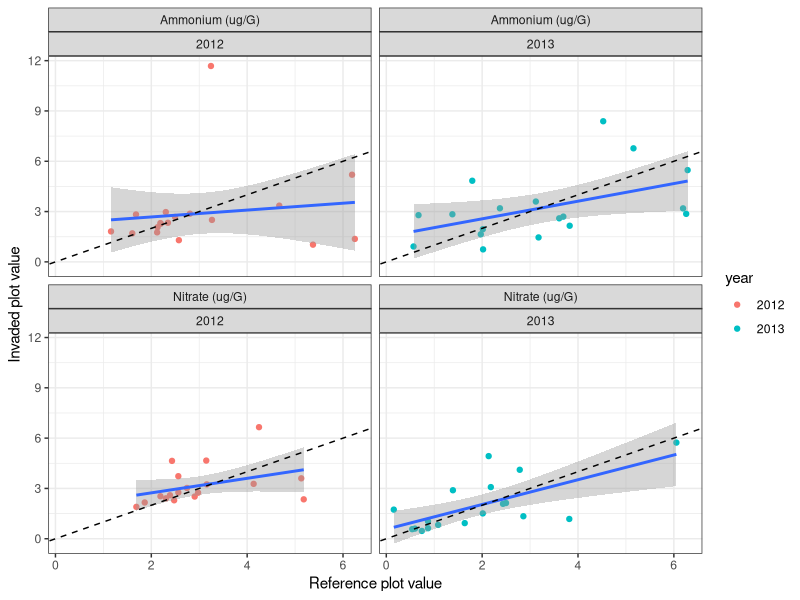
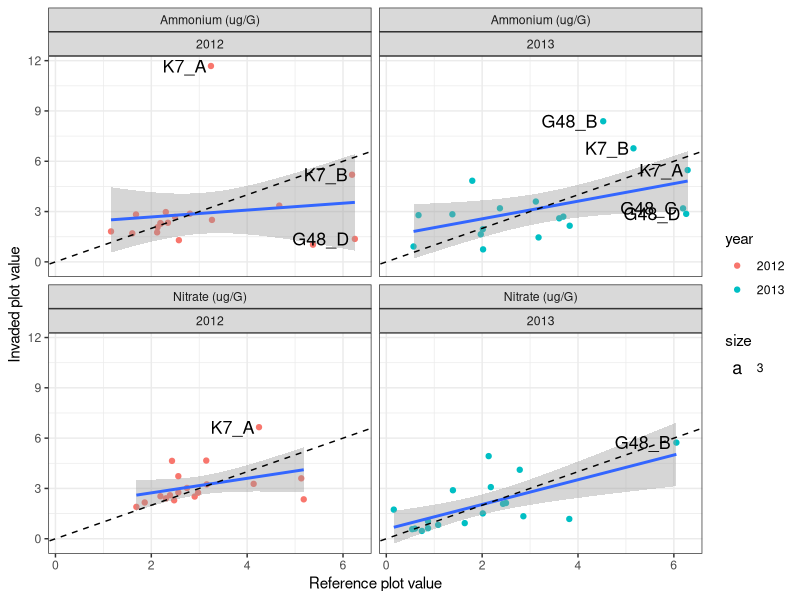
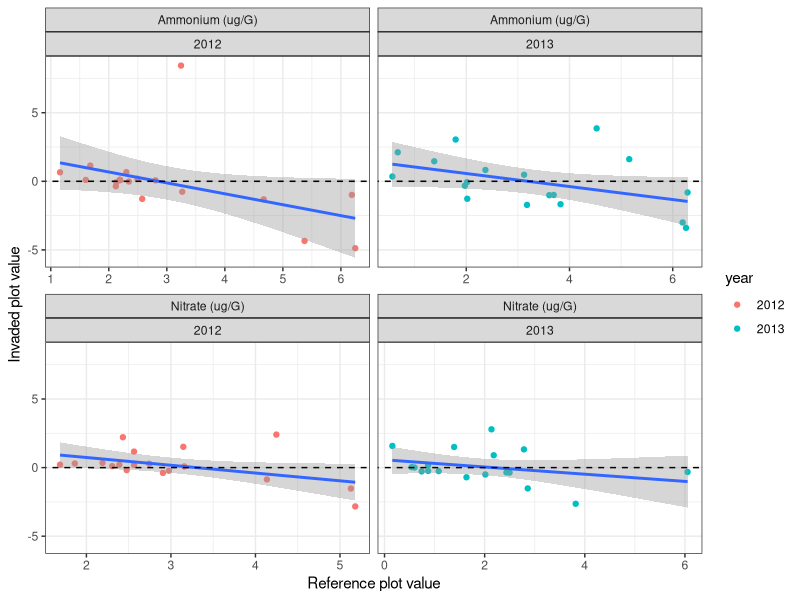
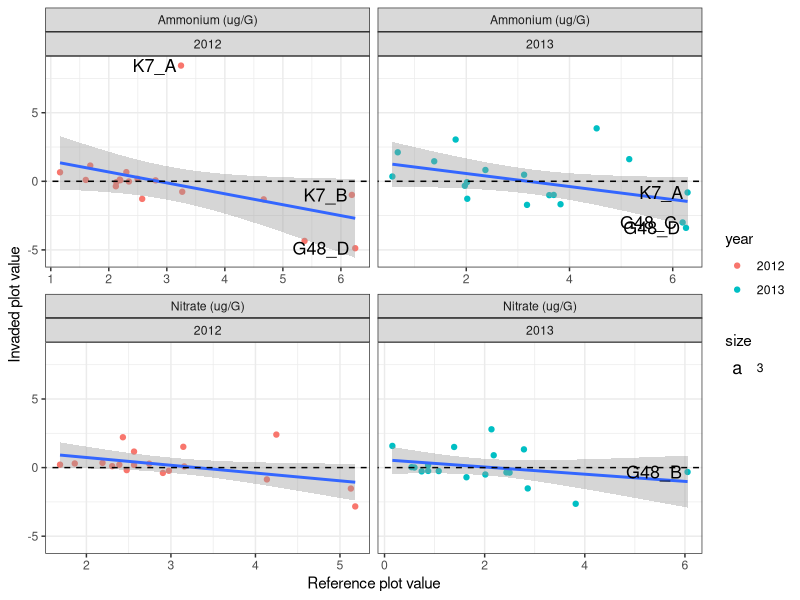
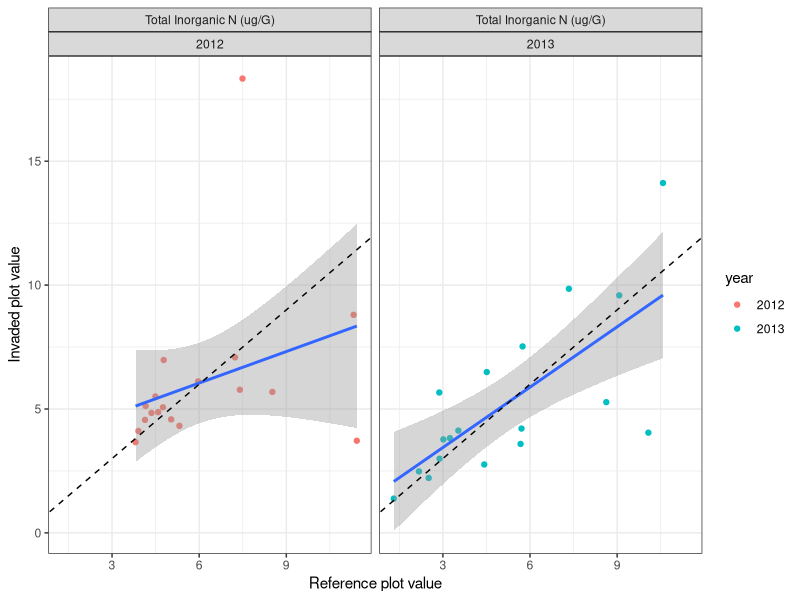
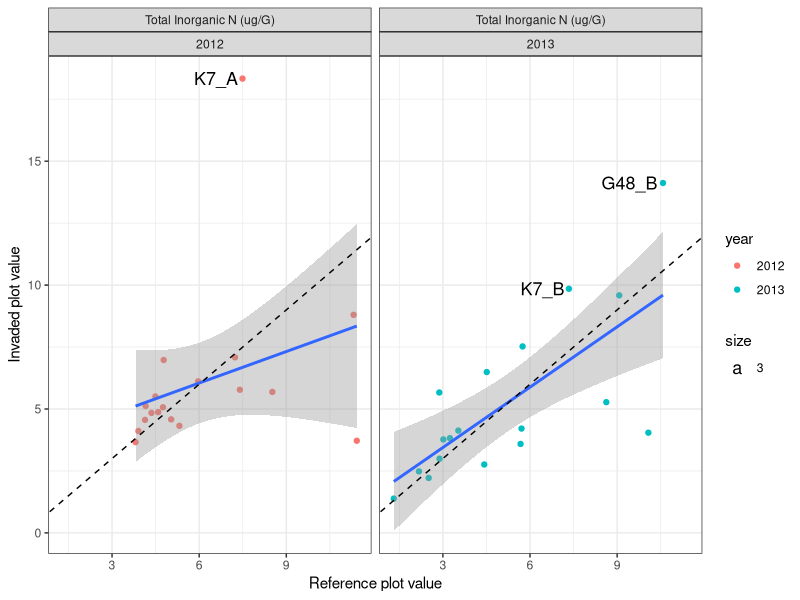
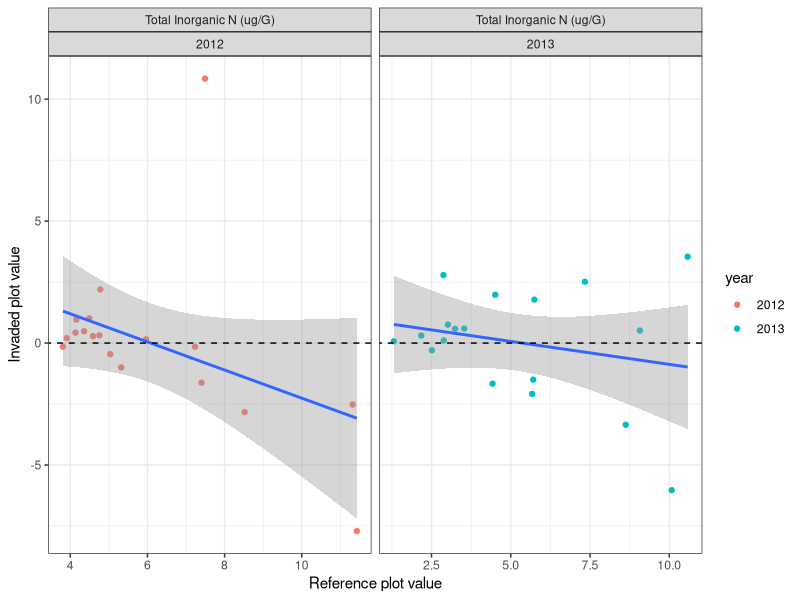
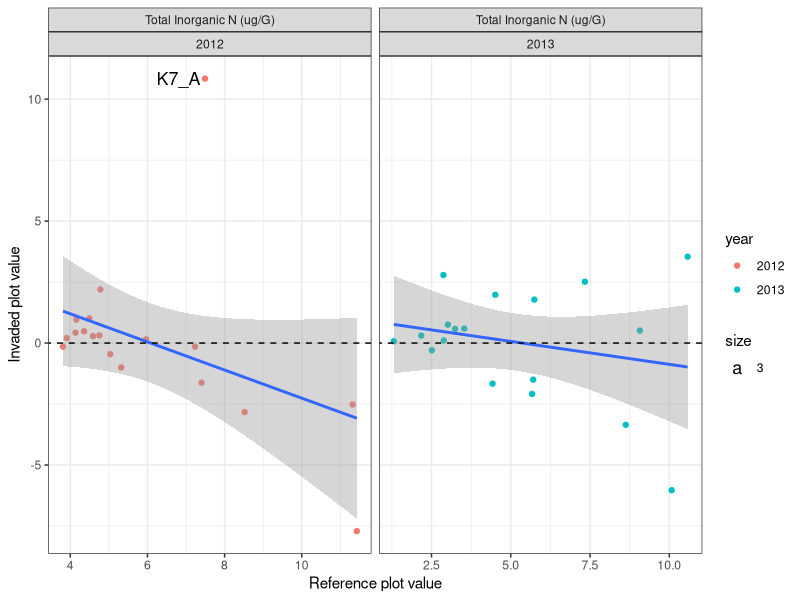

These figures' R source, in order:
#question2.R
#files needed: tab-delim files in 'e8DataPackage_080314_clean' folder
#question2: How does reference nutrient availability correlate with invaded nutrient availability across sites?

library(ggplot2); theme_set(theme_bw())
library(dplyr)
library(reshape2)
library(doBy)
#########################################################
#load data

#soil data (sd)
sd<-read.table("e8DataPackage_080314_clean/e8_plothalfSoilData_clean.txt",header=TRUE,sep="\t")
sd_dic<-read.table("e8DataPackage_080314_clean/e8_plothalfSoilData_dictionary_clean.txt",header=TRUE,sep="\t")

#veg data (vd)
vd<-read.table("e8DataPackage_080314_clean/e8_plothalfVegData_clean.txt",header=TRUE,sep="\t")
vd_dic<-read.table("e8DataPackage_080314_clean/e8_plothalfVegData_dictionary_clean.txt",header=TRUE,sep="\t")

#########################################################
#Make dataframe to plot: invader biomass vs native subplot resource availability

#pull out the top depth
sdt<-filter(sd,depth == "T") 

#pick out the columns of interest
colnames(sdt)
sdf<-sdt[,c('plotname','year','inv','nhi','noi','toti')]

#Make dataframes to plot 1) nhi, noi and 2) toti
colnames(sdf)
##for nhi and noi
sdf.n<-melt(sdf, measure.var=c('nhi','noi'))
sdf.n$year<-as.factor(sdf.n$year)
sdf.nN<-filter(sdf.n,inv == "N") 
sdf.nI<-filter(sdf.n,inv == "I") 
s.n<-data.frame(sdf.nN[,c('plotname','year','variable')], nat.vals=sdf.nN[,'value'], inv.vals=sdf.nI[,'value'])
head(s.n)
##for toti
sdf.t<-melt(sdf, measure.var=c('toti'))
sdf.t$year<-as.factor(sdf.t$year)
sdf.tN<-filter(sdf.t,inv == "N") 
sdf.tI<-filter(sdf.t,inv == "I") 
s.t<-data.frame(sdf.tN[,c('plotname','year','variable')], nat.vals=sdf.tN[,'value'], inv.vals=sdf.tI[,'value'])
head(s.t)

#Fxn to rename variables for ggplot
PrettyVaribNames<-function(df, prettynames, vars){
  prettydf <- df
  for (i in 1:length(vars)){
    levels(prettydf$variable)[levels(prettydf$variable)==vars[i]] <- prettynames[i]
  }
  return (prettydf)
}

#Provide pretty varibale names using fxn
prettynames<-c("Ammonium (ug/G)","Nitrate (ug/G)","Total Inorganic N (ug/G)","Nitrification (ug/G*d)","Mineralization (ug/G*d)","Soil Moisture (%)") #for all
vars<-c('nhi','noi','toti','nitrifd','minzd','soilmoi') #for all
s.n.pretty<-PrettyVaribNames(s.n, prettynames, vars) #for plot with nhi and noi
s.t.pretty<-PrettyVaribNames(s.t, prettynames, vars) #for plot with toti

#Ammonium and Nitrate
##slope = 0
p2.n<-ggplot(s.n.pretty,aes(s.n.pretty, x=nat.vals, y = inv.vals)) + geom_point(aes(color=year)) + facet_wrap(~variable+year, scales='fixed', ncol=2) + xlab("Reference plot value") + ylab("Invaded plot value") + geom_smooth(method='lm',se=T) + geom_abline(intercept=0, slope=1, lty=2, color=1)
p2.n
#p2.n + geom_text(aes(label=plotname),hjust=1.1, size=3)
p2.n + geom_text(aes(label=ifelse((nat.vals>4*IQR(nat.vals)|inv.vals>4*IQR(inv.vals)),as.character(plotname)," "), hjust=1.1, size=3)) #label outliers
##slope = 1
s.n.pretty1<-transform(s.n.pretty,inv.vals=inv.vals-s.n.pretty$nat.vals)
p3.n<-ggplot(s.n.pretty1,aes(s.n.pretty1, x=nat.vals, y = inv.vals)) + geom_point(aes(color=year)) + facet_wrap(~variable+year, scales='free_x', ncol=2) + xlab("Reference plot value") + ylab("Invaded plot value") + geom_smooth(method='lm',se=T) + geom_abline(intercept=0, slope=0, lty=2, color=1)
p3.n
#p3 + geom_text(aes(label=plotname), hjust=1.1, size=3)
p3.n + geom_text(aes(label=ifelse((nat.vals>4*IQR(nat.vals)|inv.vals>4*IQR(inv.vals)),as.character(plotname)," "), hjust=1.1, size=3)) #label outliers

#Total Inorganic N
##slope = 0
p2.t<-ggplot(s.t.pretty,aes(s.t.pretty, x=nat.vals, y = inv.vals)) + geom_point(aes(color=year)) + facet_wrap(~variable+year, scales='fixed', ncol=2) + xlab("Reference plot value") + ylab("Invaded plot value") + geom_smooth(method='lm',se=T) + geom_abline(intercept=0, slope=1, lty=2, color=1)
p2.t
#p2.t + geom_text(aes(label=plotname),hjust=1.1, size=3)
p2.t + geom_text(aes(label=ifelse((nat.vals>4*IQR(nat.vals)|inv.vals>4*IQR(inv.vals)),as.character(plotname)," "), hjust=1.1, size=3)) #label outliers
##slope = 1
s.t.pretty1<-transform(s.t.pretty,inv.vals=inv.vals-s.t.pretty$nat.vals)
p3.t<-ggplot(s.t.pretty1,aes(s.t.pretty1, x=nat.vals, y = inv.vals)) + geom_point(aes(color=year)) + facet_wrap(~variable+year, scales='free_x', ncol=2) + xlab("Reference plot value") + ylab("Invaded plot value") + geom_smooth(method='lm',se=T) + geom_abline(intercept=0, slope=0, lty=2, color=1)
p3.t
#p3 + geom_text(aes(label=plotname), hjust=1.1, size=3)
p3.t + geom_text(aes(label=ifelse((nat.vals>4*IQR(nat.vals)|inv.vals>4*IQR(inv.vals)),as.character(plotname)," "), hjust=1.1, size=3)) #label outliers

#REMOVE OUTLIER 2012_K7_A

#Ammonium and Nitrate
##remove outlier
s.n.prettyOL<-s.n.pretty
s.n.prettyOL[s.n.prettyOL$plotname=='K7_A' & s.n.prettyOL$year=='2012',c('nat.vals','inv.vals')]<-NA #exclude 2012_K7_A
##slope = 0
p2.nOL<-ggplot(s.n.prettyOL,aes(s.n.prettyOL, x=nat.vals, y = inv.vals)) + geom_point(aes(color=year)) + facet_wrap(~variable+year, scales='fixed', ncol=2) + xlab("Reference plot value") + ylab("Invaded plot value") + geom_smooth(method='lm',se=T) + geom_abline(intercept=0, slope=1, lty=2, color=1)
p2.nOL
#p2.n + geom_text(aes(label=plotname),hjust=1.1, size=3)
p2.nOL + geom_text(aes(label=ifelse((nat.vals>4*IQR(nat.vals, na.rm=T)|inv.vals>4*IQR(inv.vals, na.rm=T)),as.character(plotname)," "), hjust=1.1, size=3)) +
  scale_x_continuous(limits=c(0,7)) +
  scale_y_continuous(limits=c(0,7)) #label outliers
##slope = 1
s.n.pretty1OL<-transform(s.n.prettyOL,inv.vals=inv.vals-s.n.prettyOL$nat.vals)
p3.nOL<-ggplot(s.n.pretty1OL,aes(s.n.pretty1OL, x=nat.vals, y = inv.vals)) + geom_point(aes(color=year)) + facet_wrap(~variable+year, scales='fixed', ncol=2) + xlab("Reference plot value") + ylab("Invaded plot value") + geom_smooth(method='lm',se=T) + geom_abline(intercept=0, slope=0, lty=2, color=1)
p3.nOL
#p3 + geom_text(aes(label=plotname), hjust=1.1, size=3)
p3.nOL + geom_text(aes(label=ifelse((nat.vals>4*IQR(nat.vals, na.rm=T)|inv.vals>4*IQR(inv.vals, na.rm=T)),as.character(plotname)," "), hjust=1.1, size=3)) +
  scale_x_continuous(limits=c(0,7)) #label outliers

#Total Inorganic N
##remove outlier
s.t.prettyOL<-s.t.pretty
s.t.prettyOL[s.t.prettyOL$plotname=='K7_A' & s.t.prettyOL$year=='2012',c('nat.vals','inv.vals')]<-NA #exclude 2012_K7_A
##slope = 0
p2.tOL<-ggplot(s.t.prettyOL,aes(s.t.prettyOL, x=nat.vals, y = inv.vals)) + geom_point(aes(color=year)) + facet_wrap(~variable+year, scales='fixed', ncol=2) + xlab("Reference plot value") + ylab("Invaded plot value") + geom_smooth(method='lm',se=T) + geom_abline(intercept=0, slope=1, lty=2, color=1)
p2.tOL
#p2.t + geom_text(aes(label=plotname),hjust=1.1, size=3)
p2.tOL + geom_text(aes(label=ifelse((nat.vals>4*IQR(nat.vals, na.rm=T)|inv.vals>4*IQR(inv.vals, na.rm=T)),as.character(plotname)," "), hjust=1.1, size=3)) + 
  scale_x_continuous(limits=c(0,11)) +
  scale_y_continuous(limits=c(0,11)) #label outliers
##slope = 1
s.t.pretty1OL<-transform(s.t.prettyOL,inv.vals=inv.vals-s.t.prettyOL$nat.vals)
p3.tOL<-ggplot(s.t.pretty1OL,aes(s.t.pretty1OL, x=nat.vals, y = inv.vals)) + geom_point(aes(color=year)) + facet_wrap(~variable+year, scales='fixed', ncol=2) + xlab("Reference plot value") + ylab("Invaded plot value") + geom_smooth(method='lm',se=T) + geom_abline(intercept=0, slope=0, lty=2, color=1)
p3.tOL
#p3 + geom_text(aes(label=plotname), hjust=1.1, size=3)
p3.tOL + geom_text(aes(label=ifelse((nat.vals>4*IQR(nat.vals, na.rm=T)|inv.vals>4*IQR(inv.vals, na.rm=T)),as.character(plotname)," "), hjust=1.1, size=3)) +
  scale_x_continuous(limits=c(0,11)) #label outliers


##########################
#linear model

#Fxn to calc pvals and coefs
#Fxns to use within loop
GetPvals<-function(fit){
  store<-numeric(0)
  pvalx<-summary(fit)$coefficients[2,4]
  r2<-summary(fit)$r.squared
  row<-c(pvalx, r2)
  store<-rbind(store,row)
  colnames(store)<-c('pvalx','r2')  
  return(store)
}
GetCoefs<-function(fit){
  store<-numeric(0)
  int<-summary(fit)$coefficients[1,1]
  coefx<-summary(fit)$coefficients[2,1]
  row<-c(int, coefx)
  store<-rbind(store,row)
  colnames(store)<-c('int', 'coefx')
  return(store)
}
AnotherFxn2<-function(data, stcol, endcol){
  xvars<-colnames(data)[stcol:endcol]
  store<-numeric(0)
  i<-0
  for (i in 1:length(xvars)){
    dataI<-data[data$inv=='I',]
    dataN<-data[data$inv=='N',]
    x<-dataN[,i+stcol-1]
    y<-dataI[,i+stcol-1]
    df<-data.frame(x,y)
    
    fit<-lm(y ~ x, df) #slope = 0
    pvals<-GetPvals(fit)
    coefs<-GetCoefs(fit)
    
    fit2<-lm(y~x+offset(1*x), df) #slope = 1
    pvals2<-GetPvals(fit2)
    coefs2<-GetCoefs(fit2)
    
    row<-c(pvals,coefs,pvals2,coefs2)
    store<-rbind(store,row)
  }
  return(store)
}

#Do it!
s12<-sdf[sdf$year=='2012',]
s13<-sdf[sdf$year=='2013',]
colnames(s12)
stcol<-4 #for all
endcol<-6 #for all
##for 2012
result12<-AnotherFxn2(s12, stcol,endcol)
colna1<-c('pvalx','r2','int', 'coefx')
colna2<-paste(colna1,"slope1",sep="_")
colnames(result12)<-c(colna1,colna2) # does slope differ from 0,1
##for 2013
result13<-AnotherFxn2(s13, stcol, endcol)
colnames(result13)<-c(colna1,colna2) #does slope differ from 0,1

#Make a nice table
varnum<-endcol-stcol+1
year<-c(rep('2012',varnum),rep('2013',varnum))
varna<-c("Ammonium (ug/G)","Nitrate (ug/G)","Total Inorganic N (ug/G)")
xvar<-rep(varna,2)
tmp1<-rbind(result12,result13)
tmp2<-data.frame(xvar,year,tmp1)
tmp3<-orderBy(~xvar,tmp2)
tmp3[,c(3:6,8:10)]<-round(tmp3[,c(3:6,8:10)], digits=2)
tmp3[,7]<-round(tmp3[,7], digits=4)
tab<-tmp3
tab

#REMOVE OUTLIER 2012_K7_A

#Do it!
sdfOL<-sdf
sdfOL[sdfOL$plotname=='K7_A' & sdfOL$year==2012,c('nhi','noi','toti')]<-NA #exclude 2012_K7_A
sOL12<-sdfOL[sdfOL$year=='2012',]
sOL13<-sdfOL[sdfOL$year=='2013',]
##for 2012
resultOL12<-AnotherFxn2(sOL12, stcol,endcol)
colnames(resultOL12)<-c(colna1,colna2) # does slope differ from 0,1
##for 2013
resultOL13<-AnotherFxn2(s13, stcol, endcol)
colnames(resultOL13)<-c(colna1,colna2) #does slope differ from 0,1

#Make a nice table
tmp1.OL<-rbind(resultOL12,resultOL13)
tmp2.OL<-data.frame(xvar,year,tmp1.OL)
tmp3.OL<-orderBy(~xvar,tmp2.OL)
tmp3.OL[,c(3:6,8:10)]<-round(tmp3.OL[,c(3:6,8:10)], digits=2)
tmp3.OL[,7]<-round(tmp3.OL[,7], digits=4)
tab.OL<-tmp3.OL
tab.OL




